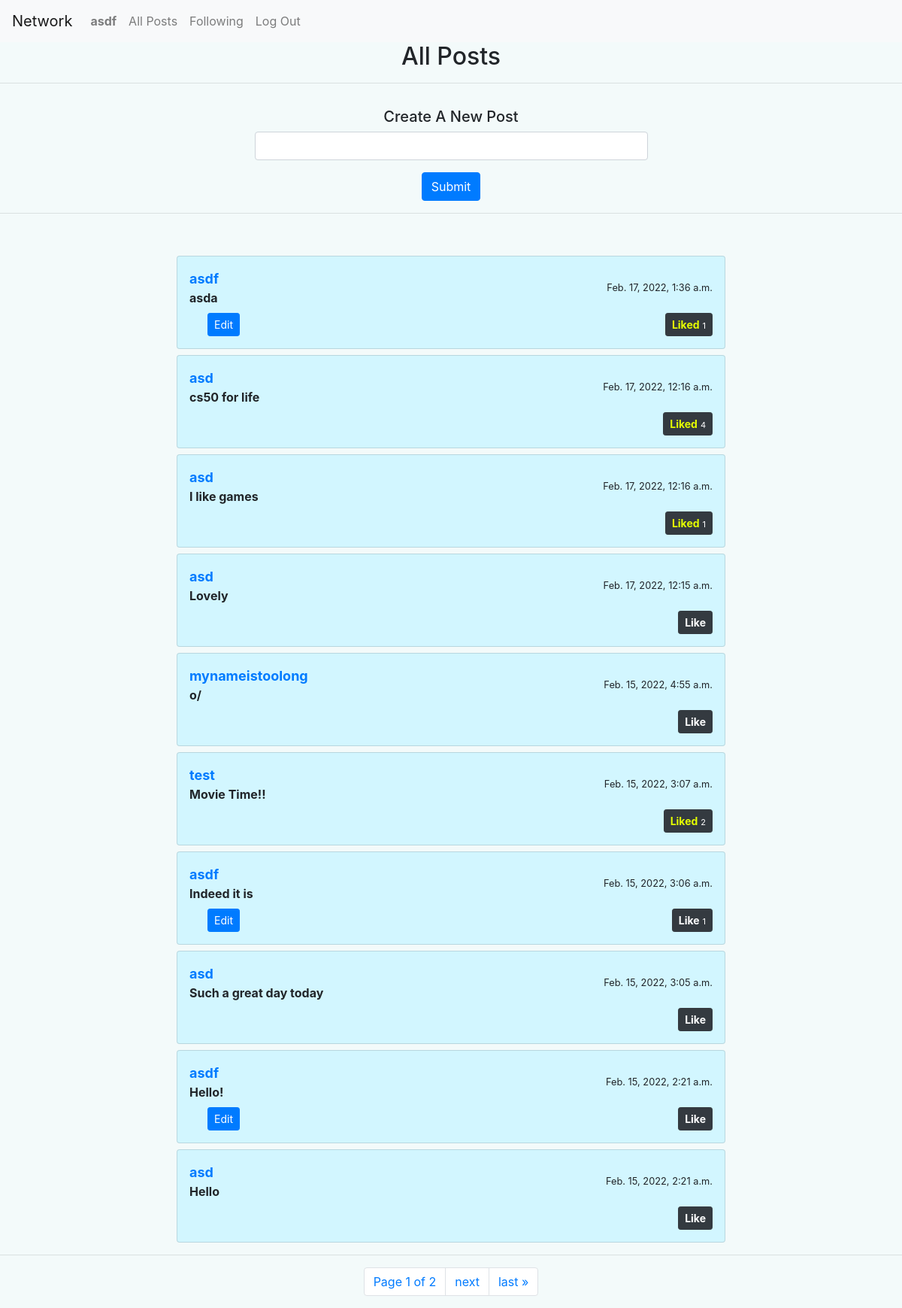
Screenshot of / (signed in) with the database file from the repository.
### network/models.py (models this page shows, shortened)
class User(AbstractUser):
    followers = models.ManyToManyField('User', null=True ,related_name="followed")
    def __str__(self):
        return f"{self.username}"

class Post(models.Model):
    creator = models.ForeignKey(User , on_delete=CASCADE, related_name="creatorPosts")
    body = models.TextField(max_length=400)
    created = models.DateTimeField(auto_now_add=True)
    updated = models.DateTimeField(auto_now=True)
    liked = models.ManyToManyField(User, blank=True, null=True)
    likeNum = models.PositiveIntegerField(default=0)
    class Meta:
        ordering = ['-created']

### network/views.py (the view)
# urls.py: path("", views.index, name="index"),
def index(request):
    posts = Post.objects.all()
    paginator = Paginator(posts, 10)
    page_number = request.GET.get('page')
    page_obj = paginator.get_page(page_number)
    return render(request, "network/inde.html", {
        "form" : newPost(),
        "posts" : posts,
        'page_obj': page_obj
    })

### network/views.py
class newPost(ModelForm):
    class Meta:
        model = Post
        fields = {'body'}
        widgets = {
            'body': TextInput(attrs={
                'class': "form-control",
            })
        }

### network/templates/network/inde.html (shortened to what this page needs)
{% extends "network/layout.html" %}
{% block body %}
{% load static %}
<h2 style="text-align: center;">All Posts</h2>
<hr>
{% if user.is_authenticated %}
<div class="container" style="text-align: center;">
    <form action="{% url 'new' %}" method="post" >
        <div class="container w-50 p-3">
        <h5>Create A New Post</h5>
        {{ form.body }}
        </div>
        <input type=submit  class="btn btn-primary">
    </form>
</div>
{% endif %}
<hr>
<div class="container mt-5">
    <div class="row d-flex justify-content-center">
        <div class="col-md-8">
            {% for post in page_obj %}
            <div class="card p-3 mt-2" style="background-color: rgb(210, 246, 255);">
                <div class="d-flex justify-content-between align-items-center">
                    <div class="user d-flex flex-row align-items-center">  <span><small class="font-weight-bold text-primary" style="font-size: large;"><a href="{% url 'profile' post.creator %}">{{ post.creator }}</a></small>
                    <div class="post font-weight-bold" id="body{{post.id}}">{{ post.body }}</div>
                    </span> </div> <small>{{ post.created }}</small>
                </div>
                <div class="action d-flex justify-content-between mt-2 align-items-center">
                    <div class="reply px-4"> <small>
                        {% if  post.creator  ==  request.user  %}
                        <button onclick="editPost(`{{post.id}}`)" id="editBtn{{post.id}}" class="btn btn-primary btn-sm">Edit</button>
                        {% endif %}
                        </small> </div>
                    <div class="icons align-items-center"> <i class="fa fa-check-circle-o check-icon text-primary">
                        <button onclick="likePost(`{{post.id}}`)" id="likeBtn{{ post.id }}" type="button" class="btn btn-dark btn-sm">
                            {% if request.user in post.liked.all %}
                            <b style="color: rgb(229, 255, 0);">Liked</b> <small style="font-size: 11px;">{{ post.liked.all.count }}</small>
                            {% else %}
                            <b>Like</b> <small style="font-size: 11px;">
                            {% if post.liked.all.count > 0%}{{ post.liked.all.count }}{% endif %}</small>{% endif %}</button>
                    </i> </div>
                </div>
            </div>
            {% endfor %}
        </div>
    </div>
</div>
<hr>
<nav aria-label="Page navigation example">
    <ul class="pagination justify-content-center">
      <li class="page-item"><a class="page-link" href="#">Page {{ page_obj.number }} of {{ page_obj.paginator.num_pages }}</a></li>
        {% if page_obj.has_next %}
            <li class="page-item">
            <a class="page-link" href="?page={{ page_obj.next_page_number }}">next</a></li>
            <li class="page-item">
            <a class="page-link" href="?page={{ page_obj.paginator.num_pages }}">last &raquo;</a></li>
        {% endif %}
    </ul>
  </nav>
{% endblock %}

### network/templates/network/layout.html (shortened to what this page needs)
{% load static %}
{% load crispy_forms_tags %}
<!DOCTYPE html>
<html lang="en">
    <head>
        <link rel="stylesheet" href="https://stackpath.bootstrapcdn.com/bootstrap/4.4.1/css/bootstrap.min.css">
        <link href="{% static 'network/styles.css' %}" rel="stylesheet">
    </head>
    <body style="background-color: rgb(243, 250, 250);">
        <nav class="navbar navbar-expand-lg navbar-light bg-light">
            <a class="navbar-brand" href="{% url 'index' %}">Network</a>
            <div>
              <ul class="navbar-nav mr-auto">
                {% if user.is_authenticated %}
                    <li class="nav-item">
                        <a class="nav-link" href="{% url 'profile' user.username %}"><strong>{{ user.username }}</strong></a>
                    </li>
                {% endif %}
                <li class="nav-item">
                  <a class="nav-link" href="{% url 'index' %}">All Posts</a>
                </li>
                {% if user.is_authenticated %}
                    <li class="nav-item">
                        <a class="nav-link" href="{% url 'following' user.username %}">Following</a>
                    </li>
                    <li class="nav-item">
                        <a class="nav-link" href="{% url 'logout' %}">Log Out</a>
                    </li>
                {% endif %}
              </ul>
            </div>
          </nav>
        <div class="body">
            {% block body %}
            {% endblock %}
        </div>
    </body>
</html>

### rows the page displays
User: username "asdf"
Post: creator "asdf", body "asda", created "Feb. 17, 2022, 1:36 a.m.", liked.all.count "1"
Post: creator "asd", body "cs50 for life", created "Feb. 17, 2022, 12:16 a.m.", liked.all.count "4"
Post: creator "asd", body "I like games", created "Feb. 17, 2022, 12:16 a.m.", liked.all.count "1"
Post: creator "asd", body "Lovely", created "Feb. 17, 2022, 12:15 a.m.", shows "Like"
Post: creator "mynameistoolong", body "o/", created "Feb. 15, 2022, 4:55 a.m.", shows "Like"
Post: creator "test", body "Movie Time!!", created "Feb. 15, 2022, 3:07 a.m.", liked.all.count "2"
Post: creator "asdf", body "Indeed it is", created "Feb. 15, 2022, 3:06 a.m.", liked.all.count "1"
Post: creator "asd", body "Such a great day today", created "Feb. 15, 2022, 3:05 a.m.", shows "Like"
Post: creator "asdf", body "Hello!", created "Feb. 15, 2022, 2:21 a.m.", shows "Like"
Post: creator "asd", body "Hello", created "Feb. 15, 2022, 2:21 a.m.", shows "Like"

### other values shown
{{ page_obj.number }} "1"
{{ page_obj.paginator.num_pages }} "2"
